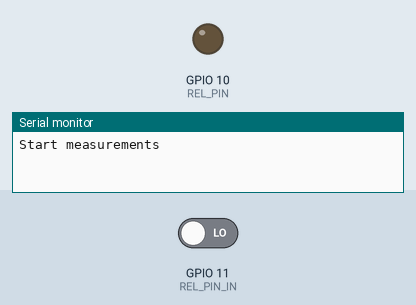
Bench run of a program on a simulated ESP32-S3. Parts: output pins drawn as LEDs (lit = HIGH), the last lines printed to the serial monitor. The inputs (shaded band) are chosen by the test bench; at power-on: GPIO 11 (REL_PIN_IN) LOW.

Above: at 3.2 s.
3.3 s: GPIO 11 (REL_PIN_IN) driven HIGH
At 5.8 s:
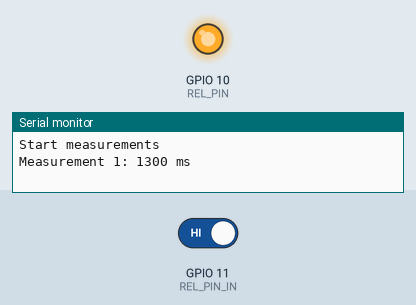
6.1 s: GPIO 11 (REL_PIN_IN) driven LOW
At 7.7 s:
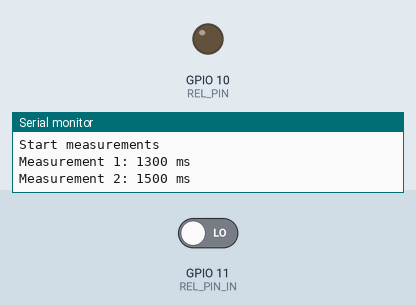
Timing chart, 0 to 9.2 s (numbered marks = the images above; inputs shaded):
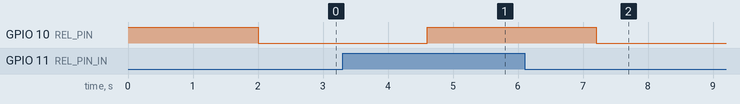

Measured:
- after the input at 3.3 s, GPIO 10 (REL_PIN): LOW → HIGH after 1.3 s
- after the input at 6.1 s, GPIO 10 (REL_PIN): HIGH → LOW after 1.1 s

The program:

main.cpp
```cpp
#include <Arduino.h>

#define REL_PIN 10
#define REL_PIN_IN 11

#define RELAY_ON LOW
#define RELAY_OFF HIGH
#define BAUDRATE 115200

volatile bool relayChanged = false;
volatile unsigned long relayTime = 0;

unsigned long startTime;

int measurements = 0;
unsigned long sum = 0;

bool relayState = false;

void IRAM_ATTR relayInterrupt()
{
  relayTime = millis();
  relayChanged = true;
}


void setup() {
  Serial.begin(BAUDRATE);
  pinMode(REL_PIN, OUTPUT);
  pinMode (REL_PIN_IN, INPUT_PULLDOWN);
  digitalWrite(REL_PIN, RELAY_OFF);
  attachInterrupt(digitalPinToInterrupt(REL_PIN_IN), relayInterrupt, CHANGE);

  delay(2000);

  Serial.println("Start measurements");
}

void loop() {
  if (measurements >= 10)
  {
    Serial.println("----------------------");
    Serial.print("Average = ");
    Serial.print((float)sum / 10.0);
    Serial.println(" ms");

    sum = 0;
    measurements=0;
  }

  relayState = !relayState;
  startTime = millis();
  digitalWrite(REL_PIN, relayState==true?RELAY_ON: RELAY_OFF);
  relayChanged = false;
  while (!relayChanged)
  {
    //wait for interruption
  }

  unsigned long delta = relayTime - startTime;
  Serial.print("Measurement ");
  Serial.print(measurements + 1);
  Serial.print(": ");
  Serial.print(delta);
  Serial.println(" ms");

  sum += delta;
  measurements++;

  delay(1000);
}
```
